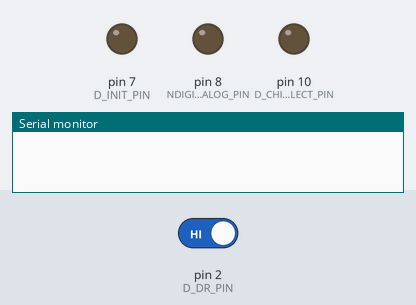
A sketch run on a simulated Arduino Uno, built with avr-gcc and run on an emulated ATmega328P. Shown: output pins drawn as LEDs (lit = HIGH), the last lines printed to the serial monitor. Inputs (shaded band) come from the test bench; at power-on: pin 2 (D_DR_PIN) HIGH.

Above: at 0.02 s.
At 1.2 s:
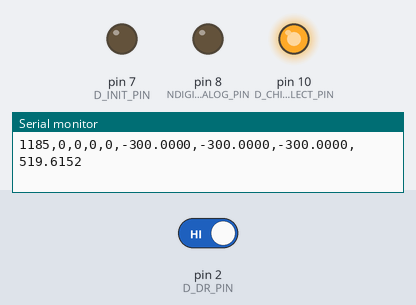
1.3 s: pin 2 (D_DR_PIN) driven LOW
At 2.5 s:
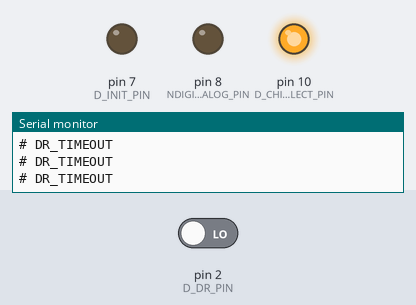
3.2 s: pin 2 (D_DR_PIN) driven HIGH
Timing chart, 0 to 6.2 s (numbered marks = the images above; inputs shaded):
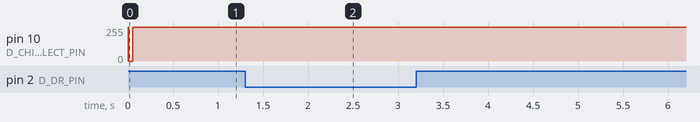

The sketch:

MV2_simple_test.ino
```cpp
// This code is for simply reading out the MV2 magnetometer data through digital spi.

// This connects to a python script via serial
// May 1st 2026, Jack


#include <SPI.h>

// From Metrolab MV2Hal.h
#define NDIGITAL_ANALOG_PIN 8
#define D_DR_PIN 2
#define D_INIT_PIN 7

#if defined(__AVR_ATmega328P__)     // Arduino Uno
  #define D_CHIP_SELECT_PIN 10
#else
  #error "Unknown board. Check MV2 pin definitions."
#endif

#define MV2_SPI_CLK_FREQ 1000000

uint16_t spiWriteRead16(uint16_t data) {
  SPI.beginTransaction(SPISettings(MV2_SPI_CLK_FREQ, MSBFIRST, SPI_MODE0));

  digitalWrite(D_CHIP_SELECT_PIN, LOW);
  uint16_t result = SPI.transfer16(data);
  digitalWrite(D_CHIP_SELECT_PIN, HIGH);

  SPI.endTransaction();

  return result;
}

bool waitForDataReady(unsigned long timeout_ms = 5) {
  unsigned long start = millis();

  while (digitalRead(D_DR_PIN) == LOW) {
    if (millis() - start > timeout_ms) {
      return false;
    }
  }

  return true;
}

float rawToMilliTesla(uint16_t raw) {
  // For +/-300 mT range.
  // Approximate scaling: 0 -> -300 mT, 32768 -> 0 mT, 65535 -> +300 mT.
  return ((float)raw - 32768.0f) * (300.0f / 32768.0f);
}

void configureMV2Digital() {
  pinMode(NDIGITAL_ANALOG_PIN, OUTPUT);
  pinMode(D_DR_PIN, INPUT);
  pinMode(D_INIT_PIN, OUTPUT);
  pinMode(D_CHIP_SELECT_PIN, OUTPUT);

  // Digital mode: nDIGITAL_ANALOG = LOW
  digitalWrite(NDIGITAL_ANALOG_PIN, LOW);

  // CS inactive
  digitalWrite(D_CHIP_SELECT_PIN, HIGH);

  // INIT low
  digitalWrite(D_INIT_PIN, LOW);

  SPI.begin();
  delay(10);

  // These commands are from MV2DigitalScript.xml
  spiWriteRead16(0x2C04); // Register 0: 3-axis, 14-bit, +/-300 mT, select Bx
  spiWriteRead16(0x2D02); // Register 1
  spiWriteRead16(0x2E08); // Register 2

  delay(10);
}

void setup() {
  Serial.begin(115200);
  configureMV2Digital();

  Serial.println("t_ms,Bx_raw,By_raw,Bz_raw,T_raw,Bx_mT,By_mT,Bz_mT,Bmag_mT");
}

void loop() {
  if (!waitForDataReady()) {
    Serial.println("# DR_TIMEOUT");
    return;
  }

  // Pipelined reads from MV2DigitalScript.xml:
  // send select next channel, receive previous channel.
  uint16_t rawBx = spiWriteRead16(0x2C05); // read Bx, select By
  uint16_t rawBy = spiWriteRead16(0x2C06); // read By, select Bz
  uint16_t rawBz = spiWriteRead16(0x2C07); // read Bz, select Temp
  uint16_t rawT  = spiWriteRead16(0x2C04); // read Temp, select Bx

  float bx = rawToMilliTesla(rawBx);
  float by = rawToMilliTesla(rawBy);
  float bz = rawToMilliTesla(rawBz);
  float bmag = sqrt(bx * bx + by * by + bz * bz);

  Serial.print(millis());
  Serial.print(",");
  Serial.print(rawBx);
  Serial.print(",");
  Serial.print(rawBy);
  Serial.print(",");
  Serial.print(rawBz);
  Serial.print(",");
  Serial.print(rawT);
  Serial.print(",");
  Serial.print(bx, 4);
  Serial.print(",");
  Serial.print(by, 4);
  Serial.print(",");
  Serial.print(bz, 4);
  Serial.print(",");
  Serial.println(bmag, 4);

  delay(10);
}
```

Measured:
- after the input at 1.3 s, pin 10 (D_CHIP_SELECT_PIN): 253/255 → 255/255 after 0.07 s
